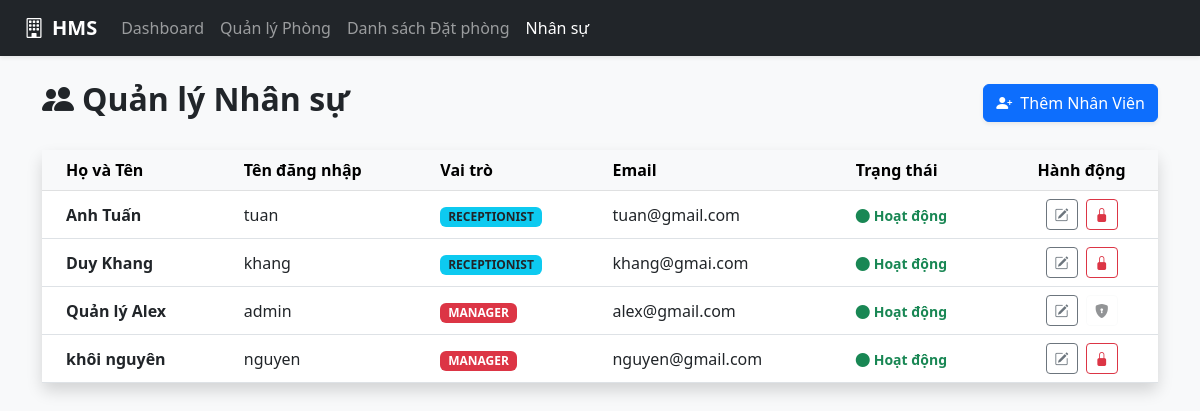
/users/manage.php (signed in), run on the app's committed database.
### tables this page shows
CREATE TABLE `users` (
  `user_id` int(11) NOT NULL,
  `username` varchar(50) DEFAULT NULL,
  `password_hash` varchar(255) DEFAULT NULL,
  `role` enum('manager','receptionist','admin') DEFAULT NULL,
  `full_name` varchar(100) DEFAULT NULL,
  `email` varchar(100) DEFAULT NULL,
  `is_active` tinyint(4) DEFAULT 1,
  `created_at` datetime DEFAULT current_timestamp()
);

### includes/db.php (called while the page is built, shortened)
<?php
class Database {
    private static $instance = null;
    private function __construct() {
        $host = '127.0.0.1';
        $db   = 'hotel_management';
        $user = 'root';
        $pass = '';
        $dsn  = "mysql:host=$host;dbname=$db;charset=utf8mb4";
        try {
            $this->pdo = new PDO($dsn, $user, $pass, [
                PDO::ATTR_ERRMODE => PDO::ERRMODE_EXCEPTION,
                PDO::ATTR_DEFAULT_FETCH_MODE => PDO::FETCH_ASSOC,
                PDO::ATTR_EMULATE_PREPARES => false,
            ]);
        } catch (PDOException $e) {
            die("Kết nối thất bại: " . $e->getMessage());
        }
    }
    public static function getInstance() {
        if (self::$instance === null) {
            self::$instance = new Database();
        }
        return self::$instance->pdo;
    }
}

### classes/User.php (called while the page is built, shortened)
<?php
require_once __DIR__ . '/../includes/db.php';
class User {
    private $db;
    public function __construct() {
        $this->db = Database::getInstance();
    }
    public function getAllUsers() {
        $stmt = $this->db->query("SELECT * FROM users ORDER BY role DESC");
        return $stmt->fetchAll();
    }
}
?>

### users/manage.php (the view, shortened to what this page needs)
<?php
require_once '../classes/User.php';
$userModel = new User();
$allUsers = $userModel->getAllUsers();
?>
<!DOCTYPE html>
<html lang="vi">
<head>
    <link href="https://cdn.jsdelivr.net/npm/bootstrap@5.3.0/dist/css/bootstrap.min.css" rel="stylesheet">
    <link href="https://cdn.jsdelivr.net/npm/bootstrap-icons@1.10.5/font/bootstrap-icons.css" rel="stylesheet">
</head>
<body class="bg-light">
    <nav class="navbar navbar-expand-lg navbar-dark bg-dark mb-4 shadow-sm">
        <div class="container-fluid px-4">
            <a class="navbar-brand fw-bold" href="../dashboard.php"><i class="bi bi-building me-2"></i>HMS</a>
            <div class="collapse navbar-collapse">
                <ul class="navbar-nav me-auto">
                    <li class="nav-item"><a class="nav-link" href="../dashboard.php">Dashboard</a></li>
                    <li class="nav-item"><a class="nav-link" href="../rooms/list.php">Quản lý Phòng</a></li>
                    <li class="nav-item"><a class="nav-link" href="../bookings/list.php">Danh sách Đặt phòng</a></li>
                    <li class="nav-item"><a class="nav-link active" href="manage.php">Nhân sự</a></li>
                </ul>
            </div>
        </div>
    </nav>
    <div class="container">
        <div class="d-flex justify-content-between align-items-center mb-4">
            <h2 class="fw-bold"><i class="bi bi-people-fill me-2"></i>Quản lý Nhân sự</h2>
            <button class="btn btn-primary shadow-sm" data-bs-toggle="modal" data-bs-target="#addUserModal">
                <i class="bi bi-person-plus-fill me-1"></i> Thêm Nhân Viên
            </button>
        </div>
        <div class="card shadow border-0">
            <div class="card-body p-0">
                <table class="table table-hover mb-0 align-middle">
                    <thead class="table-light">
                        <tr>
                            <th class="ps-4">Họ và Tên</th>
                            <th>Tên đăng nhập</th>
                            <th>Vai trò</th>
                            <th>Email</th>
                            <th>Trạng thái</th>
                            <th class="text-center">Hành động</th>
                        </tr>
                    </thead>
                    <tbody>
                        <?php foreach($allUsers as $u): ?>
                        <tr>
                            <td class="ps-4"><strong><?= htmlspecialchars($u['full_name']) ?></strong></td>
                            <td><?= htmlspecialchars($u['username']) ?></td>
                            <td>
                                <span class="badge <?= $u['role'] == 'manager' ? 'bg-danger' : 'bg-info text-dark' ?>">
                                    <?= strtoupper($u['role']) ?>
                                </span>
                            </td>
                            <td><?= htmlspecialchars($u['email']) ?></td>
                            <td>
                                <?= $u['is_active']
                                    ? '<span class="text-success small fw-bold"><i class="bi bi-circle-fill me-1"></i>Hoạt động</span>'
                                    : '<span class="text-muted small"><i class="bi bi-circle me-1"></i>Đã khóa</span>' ?>
                            </td>
                            <td class="text-center">
                                <button class="btn btn-sm btn-outline-secondary me-1"
                                        onclick="openEditModal(<?= $u['user_id'] ?>, '<?= addslashes($u['full_name']) ?>', '<?= addslashes($u['email']) ?>', '<?= $u['role'] ?>')">
                                    <i class="bi bi-pencil-square"></i>
                                </button>
                                <?php if($u['user_id'] != $_SESSION['user_id']): ?>
                                    <a href="manage.php?action=toggle&id=<?= $u['user_id'] ?>"
                                       class="btn btn-sm <?= $u['is_active'] ? 'btn-outline-danger' : 'btn-outline-success' ?>"
                                       onclick="return confirm('Bạn có chắc chắn muốn thay đổi trạng thái tài khoản này?');">
                                        <i class="bi <?= $u['is_active'] ? 'bi-lock-fill' : 'bi-unlock-fill' ?>"></i>
                                    </a>
                                <?php else: ?>
                                    <button class="btn btn-sm btn-outline-light text-muted" disabled><i class="bi bi-shield-lock-fill"></i></button>
                                <?php endif; ?>
                            </td>
                        </tr>
                        <?php endforeach; ?>
                    </tbody>
                </table>
            </div>
        </div>
    </div>
</body>
</html>

### data on the page
users: full_name "Anh Tuấn", username "tuan", role "RECEPTIONIST", email "tuan@gmail.com", is_active 1 (drawn)
users: full_name "Duy Khang", username "khang", role "RECEPTIONIST", email "khang@gmai.com", is_active 1 (drawn)
users: full_name "Quản lý Alex", username "admin", role "MANAGER", email "alex@gmail.com", is_active 1 (drawn)
users: full_name "khôi nguyên", username "nguyen", role "MANAGER", email "nguyen@gmail.com", is_active 1 (drawn)
